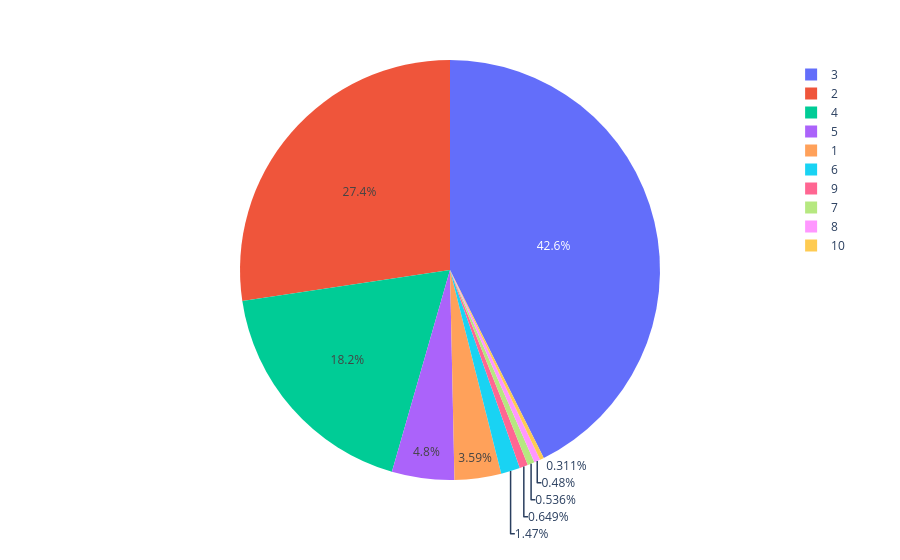

This figure's notebook cell:
### Markdown cell above
### piechart

### Code cell
fig3 = px.pie(df, names='bedRoom', title="")
fig3.show()

### Figure 1 — Plotly figure (JSON) as saved in the notebook; plotly's stock layout.template omitted (floating-point values rounded to 4 significant figures; data arrays with more than 128 entries replaced by an {"elided": "..."} marker saying what was removed)
{"data": [{"domain": {"x": [0, 1], "y": [0, 1]}, "hovertemplate": "bedRoom=%{label}<extra></extra>", "labels": {"elided": "3542 int values"}, "legendgroup": "", "name": "", "showlegend": true, "type": "pie"}], "layout": {"legend": {"tracegroupgap": 0}, "margin": {"t": 60}}}
